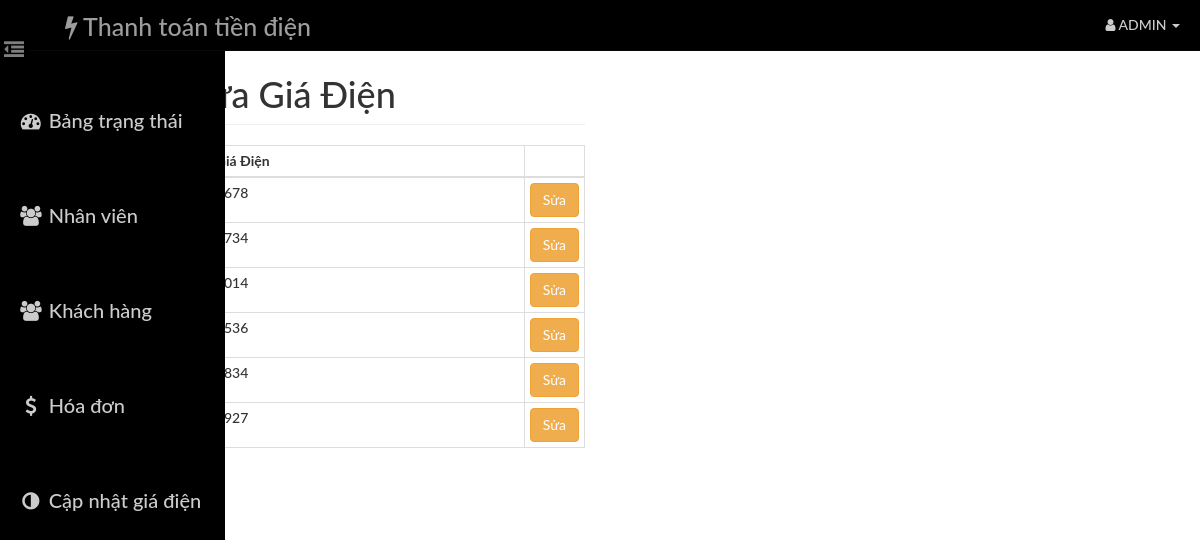
The app's page /admin/table_price.php (signed in) with its own data.
### tables this page shows
CREATE TABLE `unitsprice` (
  `level` int(1) DEFAULT NULL,
  `price` int(14) NOT NULL
);

### admin/table_price.php (the view, shortened to what this page needs)
<?php
    require_once('head_html.php');
?>
<body>
    <div id="wrapper">
        <?php
            require_once("nav.php");
            require_once("sidebar.php");
        ?>
    </div>
<div class="row" align="center">
                    <div class="col-lg-6" style="padding-top: 30px; padding-left: auto;">
                        <h1 class="page-header">
                            Sửa Giá Điện
                        </h1>
                        <div class="table-responsive" style="padding-top: 0">
                                <table class="table table-hover table-bordered table-condensed">
                                    <thead>
                                        <tr>
                                            <th>Level</th>
                                            <th>Giá Điện</th>
                                            <th style="width: 30px;"></th>
                                        </tr>
                                    </thead>
                                    <tbody>
                                     <?php
                                            $query1 = "SELECT * FROM `unitsprice`";
                                            $result1 = mysqli_query($con,$query1);
                                            while($row = mysqli_fetch_assoc($result1)){
                                            ?>
                                            <tr>
                                                    <td><?php echo $row['level']; ?></td>
                                                    <td><?php echo $row['price']; ?></td>
                                                    <td>
                                                        <a href="update_price.php?level=<?php echo  $row['level']; ?>"><button class="btn btn-warning">Sửa</button></a>
                                                    </td>
                                            </tr>
                                            <?php } ?>
                                    </tbody>
                                </table>
                        </div>
                    </div>
                </div>
</body>
</html>

### assets/css/dash_admin.css (style rules this page uses)
html { height: 100%; }
body, html { width: 100%; height: 100%; }
body, h1, h2, h3, h4, h5, h6 { font-family: "Lato","Helvetica Neue",Helvetica,Arial,sans-serif; font-weight: 500; }
#wrapper { padding-left: 10px; padding-top: 5px; -webkit-transition: all 0.5s ease; -moz-transition: all 0.5s ease; -o-transition: all 0.5s ease; transition: all 0.5s ease; }
@media (min-width:768px) { #wrapper { padding-left: 225px; } }
.table-responsive { padding-top: 20px; padding-bottom: 20px; }

### records on screen
unitsprice: price "1678"
unitsprice: price "1734"
unitsprice: price "2014"
unitsprice: price "2536"
unitsprice: price "2834"
unitsprice: price "2927"
